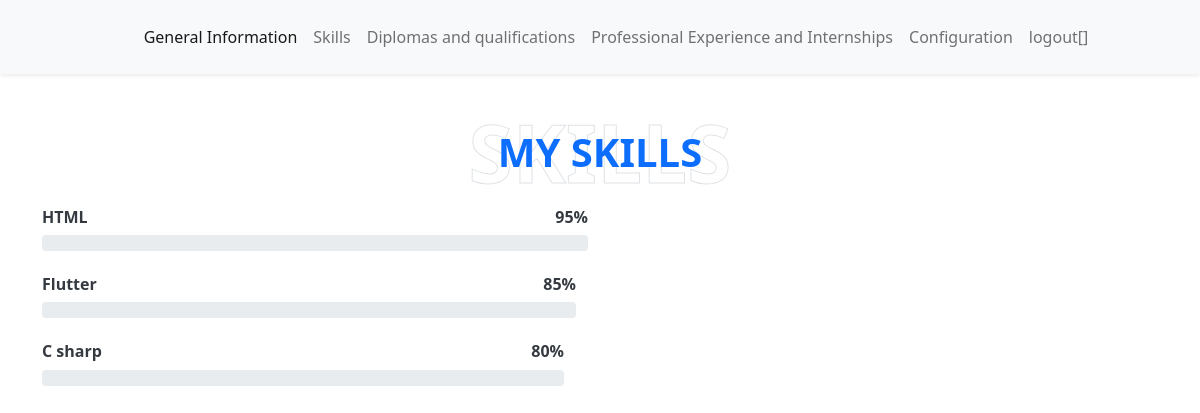
Screenshot of /cv/skills/ with the database file from the repository.
### cv/models.py (models this page shows, shortened)
class Language(models.Model):
    language = models.TextField(max_length=100)
    description = models.TextField(max_length=100)

class Skills(models.Model):
 nom = models.CharField(max_length=100)
 niveau = models.IntegerField()
 formation = models.CharField(max_length=100)
 dateS = models.DateField()
 language = models.ForeignKey('Language', on_delete=models.CASCADE,)

### cv/views.py (the view)
# urls.py: path('skills/', views.skills, name='skills'),
def skills(request):
    l = Language.objects.all().values()
    s = Skills.objects.all().values()
    template = loader.get_template('Skills.html')
    context = {
    's': s,
    'l':l,
    }
    return HttpResponse(template.render(context, request))

### cv/Templates/Skills.html (shortened to what this page needs)
<html>
    {% load static %}
    <head>
        <link rel="stylesheet" href="{% static 'css/style.css' %}">
    {% include 'navbar.html' %}
</head>
<body>
    <h1>Skills</h1>
    <div class="container-fluid py-5" id="skill">
        <div class="container">
            <div class="position-relative d-flex align-items-center justify-content-center">
                <h1 class="display-1 text-uppercase text-white" style="-webkit-text-stroke: 1px #dee2e6;">Skills</h1>
                <h1 class="position-absolute text-uppercase text-primary">My Skills</h1>
            </div>
        {% for l in l %}
           {% for a in s %}
           {% if a.language_id == l.id %}
        <div class="row align-items-center">
            <div class="col-md-6">
                <div class="skill mb-4">
                    <div class="d-flex justify-content-between">
                        <h6 class="font-weight-bold">{{l.language}}</h6>
                        <h6 class="font-weight-bold">{{a.niveau}}%</h6>
                    </div>
                    <div class="progress">
                    </div>
                </div>
            </div>
        {% endif %}
           {% endfor %}
           {% endfor %}
                </body>

### rows the page displays
Language: language "HTML"
Skills: niveau "95"
Language: language "Flutter"
Skills: niveau "85"
Language: language "C sharp"
Skills: niveau "80"
